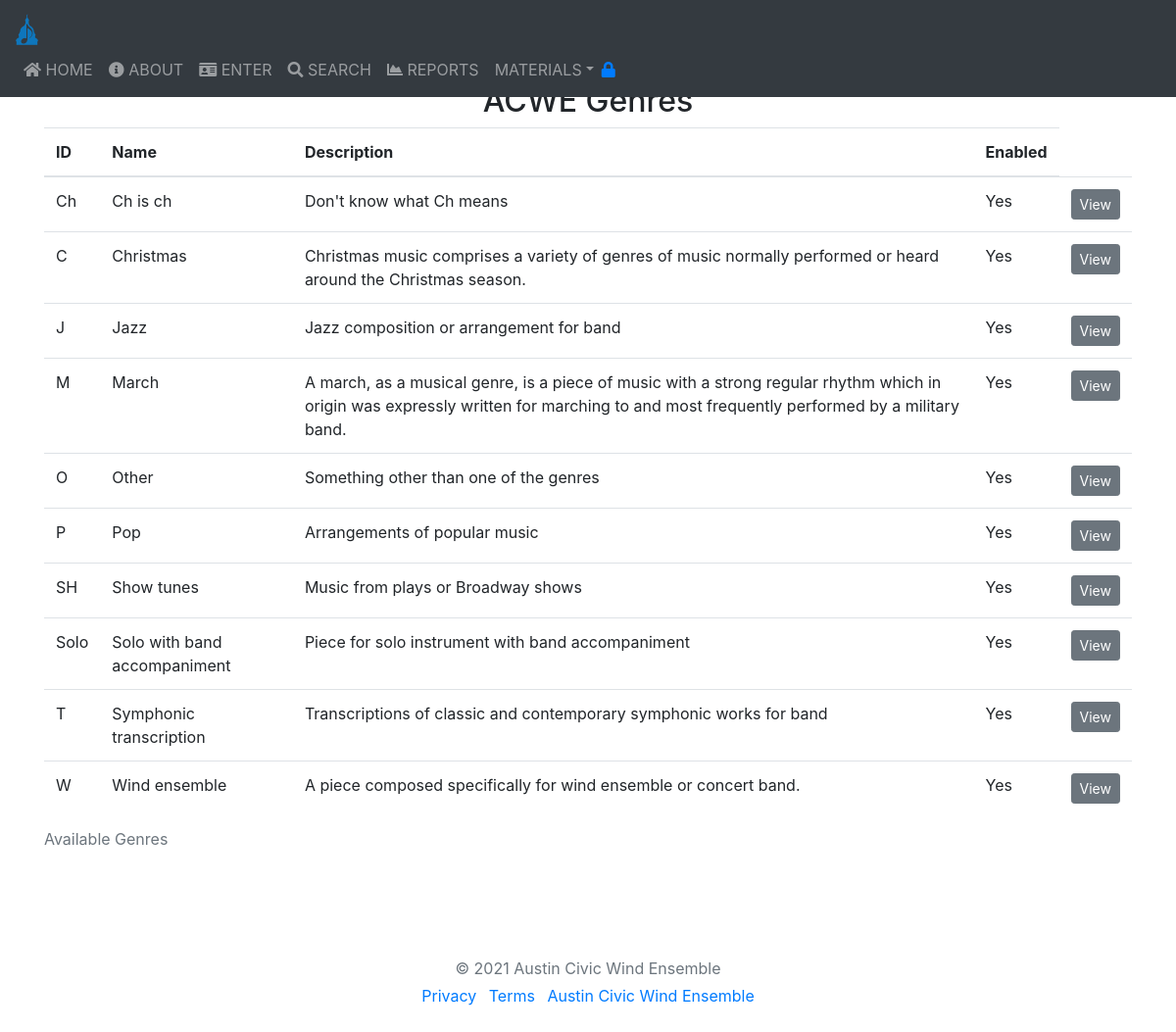
Page /list_genres.php on the committed database.
### tables this page shows
CREATE TABLE `genres` (
  `id_genre` varchar(4) NOT NULL COMMENT 'The unique ID of this genre (1-4 letters)',
  `name` varchar(255) NOT NULL DEFAULT '' COMMENT 'Name of the genre, for example March',
  `description` varchar(255) DEFAULT '' COMMENT 'Description or comments of this particular genre',
  `enabled` int(11) UNSIGNED NOT NULL DEFAULT 0 COMMENT 'Set non-zero to enable the genre to be used'
);

### list_genres.php (the view, shortened to what this page needs)
<?php
  require_once("includes/header.php");
?>
<body>
<?php
  require_once("includes/navbar.php");
?>
    <br />
    <div class="container">
        <h2 align="center"><?php echo ORGNAME ?> Genres</h2>
        <div id="genre_table">
        <?php
        echo '
            <div class="panel panel-default">
               <div class="table-repsonsive">
                    <table class="table table-hover">
                    <caption class="title">Available Genres</caption>
                    <thead>
                    <tr>
                        <th>ID</th>
                        <th>Name</th>
                        <th>Description</th>
                        <th>Enabled</th>
                    </tr>
                    </thead>
                    <tbody>';
        $f_link = f_sqlConnect(DB_HOST, DB_USER, DB_PASS, DB_NAME);
        $sql = "SELECT * FROM genres ORDER BY name;";
        $res = mysqli_query($f_link, $sql) or die('Error: ' . mysqli_error($f_link));
        while ($rowList = mysqli_fetch_array($res)) {
            $id_genre = $rowList['id_genre'];
            $name = $rowList['name'];
            $description = $rowList['description'];
            $enabled = $rowList['enabled'];
            echo '<tr>
                        <td>'.$id_genre.'</td>
                        <td>'.$name.'</td>
                        <td>'.$description.'</td>
                        <td>'. (($enabled == 1) ? "Yes" : "No") .'</td>';
            echo '
                        <td><input type="button" name="view" value="View" id="'.$id_genre.'" class="btn btn-secondary btn-sm view_data" /></td>
                    </tr>
                    ';
        }
        echo '
                    </tbody>
                    </table>
                </div>
            </div>
           ';
        ?>
    </div>
<?php
  require_once("includes/footer.php");
?>

### includes/header.php (shortened to what this page needs)
<?php
echo '<!DOCTYPE html>
<html lang="en">
<!-- Warren Gill ACWE
#############################################################################
# Licensed Materials - Property of ACWE*
# (C) Copyright Austin Civic Wind Ensemble 2021 All rights reserved.
#############################################################################
-->
<head>
    <meta charset="utf-8">
    <meta name="viewport" content="width=device-width, initial-scale=1, shrink-to-fit=no">
    <meta name="description" content="">
    <meta name="author" content="">
    <link rel="icon" href="favicon.ico">
    <title>'. PAGE_TITLE .'</title>
    <link href="css/bootstrap.css" rel="stylesheet">
    <script src="js/jquery-3.6.0.min.js"></script>
    <link href="https://use.fontawesome.com/releases/v5.0.8/css/all.css" rel="stylesheet">
    <style>
    body {
        padding-top: 60px;
    }
    @media (max-width: 979px) {
        body {
            padding-top: 0px;
        }
    }
    </style>
</head>
';

### includes/navbar.php (shortened to what this page needs)
<?php
echo '   <nav class="navbar navbar-expand-lg navbar-dark fixed-top bg-dark">
    <div class="container-xl">
        <a class="navbar-brand" href="#"><img src="'.ORGLOGO.'" alt="'.ORGNAME.'" width="23" height="32"></a>
        <div class="collapse navbar-collapse" id="navbarTop">
            <ul class="navbar-nav me-auto mb-2 mb-lg-0">
                <li class="nav-item' . ( PAGE_NAME === 'home' ? ' active">' : '">') . '
                    <a class="nav-link text-uppercase" href="index.php"><i class="fa fa-home"></i> Home</a>
                </li>
                <li class="nav-item' . ( PAGE_NAME === 'about' ? ' active">' : '">') . '
                    <a class="nav-link text-uppercase" href="about.php"><i class="fas fa-info-circle"></i> About</a>
                </li>
                <li class="nav-item' . ( PAGE_NAME === 'enter' ? ' active">' : '">') . '
                    <a class="nav-link text-uppercase" href="enter_menu.php"><i class="fas fa-id-card"></i> Enter</a>
                </li>
                <li class="nav-item' . ( PAGE_NAME === 'search' ? ' active">' : '">') . '
                    <a class="nav-link text-uppercase" href="search.php"><i class="fas fa-search"></i> Search</a>
                </li>
                <li class="nav-item' . ( PAGE_NAME === 'report' ? ' active">' : '">') . '
                    <a class="nav-link text-uppercase" href="reports.php"><i class="fas fa-chart-area"></i> Reports</a>
                </li>
                <li class="nav-item dropdown">
                    <a class="nav-link dropdown-toggle" href="#" id="nav_menu_dropdown" data-bs-toggle="dropdown" aria-expanded="false">MATERIALS</a>
              </li>
          </ul>
          <p class="nav navbar-right">';
    if (isset($_SESSION['username'])) {
        echo '<a href="logout.php"><i class="fas fa-unlock"></i>' . $_SESSION['username'];
    } else {
        echo '<a href="login.php"><i class="fas fa-lock"></i>';
    }
    echo '</a></p>
        </div>
    </div>
    </nav>
    ';
?>

### includes/footer.php (shortened to what this page needs)
<?php
echo '
    <footer class="my-5 pt-5 text-muted text-center text-small">
        <p class="mb-1">&copy; 2021 '.ORGDESC.'</p>
        <ul class="list-inline">
            <li class="list-inline-item"><a href="'.ORGHOME.'/privacy-statement">Privacy</a></li>
            <li class="list-inline-item"><a href="#">Terms</a></li>
            <li class="list-inline-item"><a href="'.ORGHOME.'">'.ORGDESC.'</a></li>
        </ul>
    </footer>
    <!-- Bootstrap core JavaScript
    ================================================== -->
    <script src="js/bootstrap.bundle.js"></script>
</body>
</html>
    ';
?>

### includes/header.php (style rules this page uses)
body { padding-top: 60px; }

### rows in the picture
genres: id_genre "Ch", name "Ch is ch", description "Don't know what Ch means", enabled "Yes"
genres: id_genre "C", name "Christmas", description "Christmas music comprises a variety of genres of music normally performed or heard around the Christmas season.", enabled "Yes"
genres: id_genre "J", name "Jazz", description "Jazz composition or arrangement for band", enabled "Yes"
genres: id_genre "M", name "March", description "A march, as a musical genre, is a piece of music with a strong regular rhythm which in origin was expressly written for marching to and most frequently performed by a military band.", enabled "Yes"
genres: id_genre "O", name "Other", description "Something other than one of the genres", enabled "Yes"
genres: id_genre "P", name "Pop", description "Arrangements of popular music", enabled "Yes"
genres: id_genre "SH", name "Show tunes", description "Music from plays or Broadway shows", enabled "Yes"
genres: id_genre "Solo", name "Solo with band accompaniment", description "Piece for solo instrument with band accompaniment", enabled "Yes"
genres: id_genre "T", name "Symphonic transcription", description "Transcriptions of classic and contemporary symphonic works for band", enabled "Yes"
genres: id_genre "W", name "Wind ensemble", description "A piece composed specifically for wind ensemble or concert band.", enabled "Yes"

### other values in the picture
ORGNAME "ACWE"
ORGDESC "Austin Civic Wind Ensemble"
